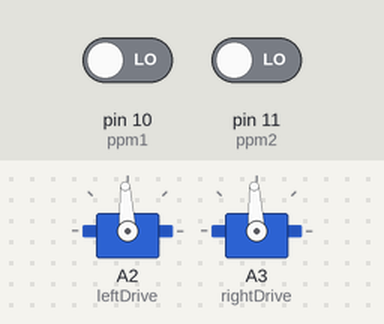
This sketch was run on a simulated Arduino Uno, built with avr-gcc and run on an emulated ATmega328P. Parts: 2 × servo. Inputs (shaded band) come from the test bench; at power-on: pin 10 (ppm1) LOW, pin 11 (ppm2) LOW. What the sketch prints to the serial monitor is not drawn.

Above: at 0.2 s.
Timing chart, 0 to 1.7 s (numbered marks = the images above):
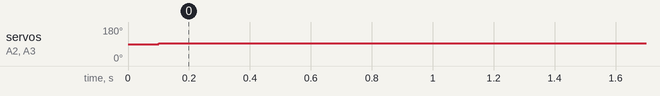

The sketch:

full_drive_test.ino
```cpp
#include <Servo.h>

// Read PPM signals from 2 channels of an RC reciever and convert the values to motor power
// DP 10 and 11 are inputs from the R/C receiver.
// DP 10 is connected to Left Y Joystick, #3 on R/C receiver
// DP 11 is connected to Right Y Joystick, #2 on R/C receiver
// For reference, #1 on R/C receiver is right joystick X, #4 is left joystick X, #5 is NC
int ppm1 = 10;
int ppm2 = 11;

int servo1Value;  //ppm signal from DP10
int servo2Value;  //ppm signal from DP11
int deadband = 75;

Servo leftDrive;
Servo rightDrive;

void setup() {

  Serial.begin(38400);

  //PPM inputs from RC receiver
  pinMode(ppm1, INPUT);
  pinMode(ppm2, INPUT);

  //PPM Outputs to Sabertooth: Left to A2, Right to A3... On Sabertooth, connect A2 to S1 and A3 to S2
  leftDrive.attach(A2);
  rightDrive.attach(A3);


}

void pulse()  // READ PULSES FROM RC RECEIVER, CHECK IF THEY ARE VALID
{
  servo1Value = pulseIn(ppm1, HIGH, 50000);
  servo2Value = pulseIn(ppm2, HIGH, 50000);

}

void drive(int leftDrivePPM, int rightDrivePPM, int deadband)
{
  if(leftDrivePPM > 1000 && leftDrivePPM < 2000)
  {
    int leftDrivePower = abs(leftDrivePPM-1500) > deadband ? leftDrivePPM : 1500;  //microsecond pulses to be sent to Sabertooth
    leftDrive.writeMicroseconds(leftDrivePower);

  }
  else leftDrive.writeMicroseconds(1500);  // stop is no valid ppm signal

  if(rightDrivePPM > 1000 && rightDrivePPM < 2000)
  {
    int rightDrivePower = abs(rightDrivePPM-1500) > deadband ? rightDrivePPM : 1500;
    rightDrive.writeMicroseconds(rightDrivePower);
  }
  else rightDrive.writeMicroseconds(1500);


}

void debug(boolean debugOnOff)
{
  if(debugOnOff)
  {
    Serial.print("Channel 1:  ");
    Serial.print(servo1Value);
    Serial.print("        ");
    Serial.print("Channel 2:  ");
    Serial.println(servo2Value);
  }
}

void loop()
{

  pulse(); // gather pulses from the R/C
  debug(true);
  drive(servo1Value, servo2Value, deadband);

}
```

Measured:
- by itself, servo on A2 (leftDrive), servo on A3 (rightDrive): 90° → 93° at 0.10 s
